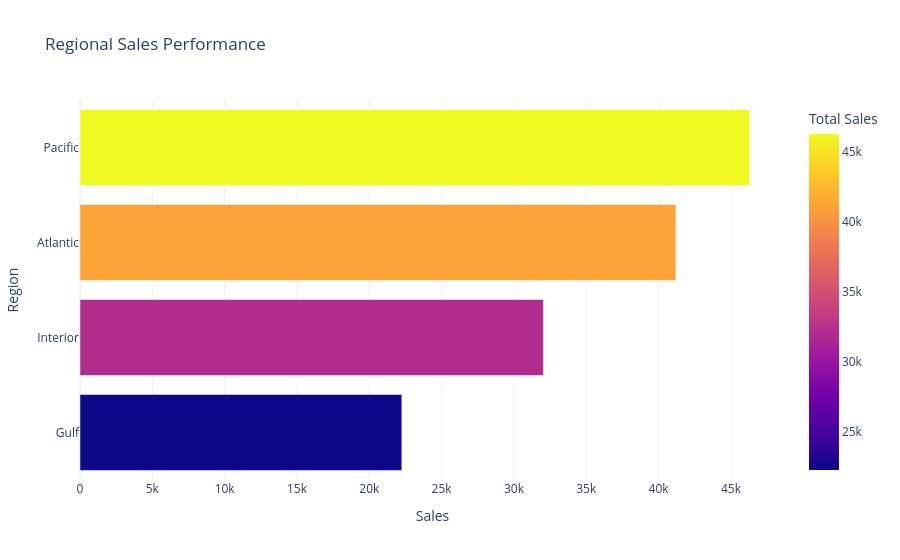

The notebook cell this image was saved under:
### Code cell
# Regional sales comparison

fig = px.bar(
    regional_analysis.sort_values(
        "total_sales",
        ascending=True
    ),
    x="total_sales",
    y="region",
    orientation="h",
    color="total_sales",
    title="Regional Sales Performance",
    labels={
        "total_sales": "Total Sales",
        "region": "Region"
    },
    hover_data=[
        "total_orders",
        "total_units",
        "total_gross_profit",
        "sales_contribution_pct"
    ]
)

fig.update_layout(
    template="plotly_white",
    xaxis_title="Sales",
    yaxis_title="Region",
    showlegend=False
)

fig.show()

### Figure 1 — Plotly figure (JSON) as saved in the notebook; plotly's stock layout.template omitted (floating-point values rounded to 4 significant figures)
{"data": [{"customdata": [[1350.0, 6209.0, 14700.0, 15.69], [1979.0, 8820.0, 21280.0, 22.6], [2476.0, 11160.0, 26970.0, 29.06], [2744.0, 12470.0, 30490.0, 32.66]], "hovertemplate": "Total Sales=%{marker.color}<br>Region=%{y}<br>total_orders=%{customdata[0]}<br>total_units=%{customdata[1]}<br>total_gross_profit=%{customdata[2]}<br>sales_contribution_pct=%{customdata[3]}<extra></extra>", "legendgroup": "", "marker": {"color": [22250.0, 32040.0, 41200.0, 46300.0], "coloraxis": "coloraxis", "pattern": {"shape": ""}}, "name": "", "orientation": "h", "showlegend": false, "textposition": "auto", "type": "bar", "x": [22250.0, 32040.0, 41200.0, 46300.0], "xaxis": "x", "y": ["Gulf", "Interior", "Atlantic", "Pacific"], "yaxis": "y"}], "layout": {"barmode": "relative", "coloraxis": {"colorbar": {"title": {"text": "Total Sales"}}, "colorscale": [[0, "#0d0887"], [0.1111, "#46039f"], [0.2222, "#7201a8"], [0.3333, "#9c179e"], [0.4444, "#bd3786"], [0.5556, "#d8576b"], [0.6667, "#ed7953"], [0.7778, "#fb9f3a"], [0.8889, "#fdca26"], [1, "#f0f921"]]}, "legend": {"tracegroupgap": 0}, "showlegend": false, "title": {"text": "Regional Sales Performance"}, "xaxis": {"anchor": "y", "domain": [0, 1], "title": {"text": "Sales"}}, "yaxis": {"anchor": "x", "domain": [0, 1], "title": {"text": "Region"}}}}
